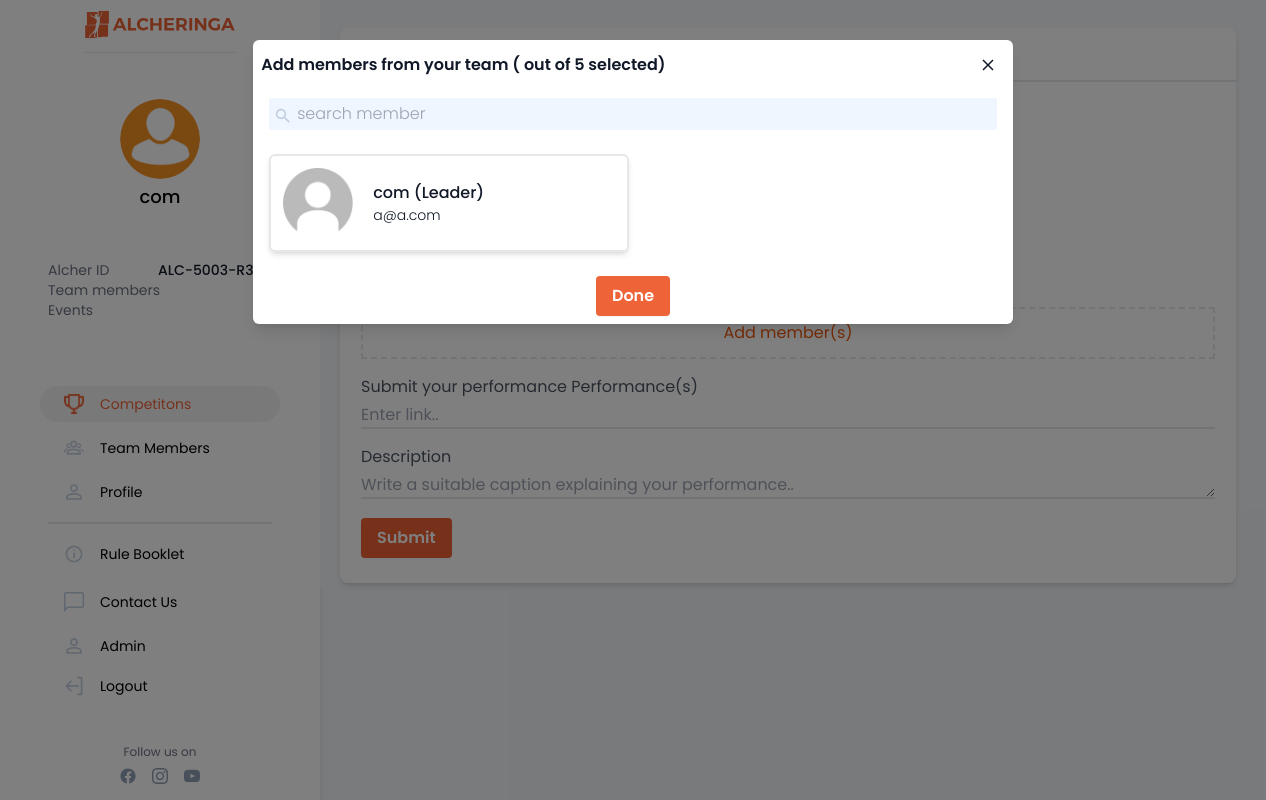
/competitions/register/d2606b2f-3c29-47aa-9bd4-3362717e6186 (signed in), run on the app's committed database.
### authentication/models.py (models this page shows, shortened)
class NewUser(AbstractBaseUser, PermissionsMixin):
    alcherid = models.CharField(
        max_length=255, blank=True, unique=True)
    id = models.SlugField(primary_key=True, default=uuid.uuid4)
    img = models.ImageField(upload_to="image_uploads/userdp/",
                            default='user-default.png')
    email = models.EmailField(_('email address'), unique=True)
    username = models.CharField(max_length=150, unique=True)
    collegename = models.CharField(max_length=150, unique=False)
    city = models.CharField(max_length=150, unique=False)
    fullname = models.CharField(max_length=150, blank=True)
    phone = PhoneNumberField(unique=False, blank=True)
    alternate_phone = PhoneNumberField(unique=False, blank=True,null=True)
    interest = models.ManyToManyField(
        "competitions.Module", related_name="interest")
    team_members=models.IntegerField(default=0)
    no_of_events_registered=models.IntegerField(default=0)
    date_joined = models.DateTimeField(default=timezone.now)
    provider = models.CharField(max_length=200, unique=False, default="email")
    about = models.TextField(_('about'), max_length=500, blank=True)
    is_staff = models.BooleanField(default=False)
    is_active = models.BooleanField(default=False)
    objects = CustomAccountManager()
    USERNAME_FIELD = 'email'
    REQUIRED_FIELDS = ['username']

### competitions/models.py (models this page shows, shortened)
class Competition(models.Model):
  id = models.SlugField(primary_key=True, default=uuid.uuid4)
  module=models.ForeignKey(Module,related_name='modulename',on_delete=models.CASCADE)
  event_name = models.CharField(max_length = 255)
  event_desc = models.CharField(max_length = 255)
  event_rules=models.TextField()
  min_members = models.IntegerField(default=1)
  max_members = models.IntegerField(default = 1)
  prize_worth = models.IntegerField()
  image = models.ImageField(upload_to="image_uploads/event_pics/", default='event_default.png')

### teams/models.py (models this page shows, shortened)
class TeamMembers(models.Model):
    GENDER_CHOICES = [
        ('M', 'Male'),
        ('F', 'Female'),
    ]
    id = models.SlugField(primary_key=True, default=uuid.uuid4)
    email = models.EmailField(unique=True)
    name = models.CharField(max_length=150, blank=True)
    phone = PhoneNumberField(unique=False, blank=True)
    gender = models.CharField(choices = GENDER_CHOICES,max_length=1,default='M')

### competitions/views.py (the view, shortened to what this page needs)
@login_required(login_url='login')
def registercompetition(request, slug):
    comp = Competition.objects.get(id=slug)
    reg_teams = CompTeam.objects.filter(leader=request.user, event=comp)
    team = Team.objects.get(leader=request.user)
    members_reg = []
    for rteam in reg_teams.all():
        members_reg += [member.id for member in rteam.members.all()]
    members_reg = set(members_reg)
    team_members = team.members.exclude(id__in=members_reg)
    return render(request, 'competitions/compreg.html', {'comp': comp, 'team_members': team_members,'active_page':'competitions' })

### competitions/models.py (called while the page is built)
    def __str__(self):
          return str(self.module)

### templates/competitions/compreg.html (shortened to what this page needs)
{% extends '../basictailwind.html'%}
{%load static%}
{% block body %}
<body x-data="{ showModal: false}" :class="{'overflow-y-hidden': showModal}" style="background-color: #F3F6F8;;">
    <div class="flex" style="background-color: #F3F6F8; height:100vh;">
        {% include "../navbar.html" %}
        <div class="flex">
            <div class="flex-grow">
                <div class="bg-white flex flex-grow" style="background-color: #F3F6F8;">
                    <div class="mx-4 flex-grow">
                        <br>
                        <div class="flex m-1">
                            <div class=" bg-white max-w-4xl rounded-lg w-screen shadow-md">
                                <div>
                                    <div class="py-3 pl-6  text-xl border-b-2 font-normal">Register</div>
                                        <div class="container px-5">
                                            <form id="add-member-form">
                                                <div class="flex flex-col sm:flex-row my-2 gap-3">
                                                    <div>
                                                        <div class="text-2xl font-medium"> {{comp.event_name}} </div>
                                                        <span class="text-base font-normal text-gray-600"> {{comp.module}}
                                                        </span>
                                                        <span>
                                                            <a href="{% url 'viewrules' slug=comp.id %}"
                                                                target="_blank"><span
                                                                    class="text-xs text-orange-600 font-medium">
                                                                </span>
                                                            </a>
                                                        </span>
                                                        <div class="py-2">
                                                        </div>
                                                        <div class="text-base font-normal text-gray-600">Total Prizes Worth
                                                        </div>
                                                        <div class="text-xl font-medium">₹{{comp.prize_worth}}</div>
                                                    </div>
                                                </div>
                                                <div class="py-3 mx-auto border border-white bg-white">
                                                    <div class="font-normal pt-4 text-gray-600 text-base">Add members *</div>
                                                    <div class="py-3 px-6 mt-2 border-dashed border-2 font-normal text-orange-600 w-full text-center cursor-pointer"
                                                        @click="showModal = true;modalstart();" id="add_members_old">
                                                        Add member(s)</div>
                                                    <div class="font-normal pt-4 text-gray-600 text-base">Submit your performance Performance(s)</div>
                                                    <input type="text" name="link" placeholder="Enter link.." class="mt-1 w-full border-b-2" id="link">
                                                    <div class="font-normal pt-4 text-gray-600 text-base">Description</div>
                                                    <textarea name="description" class="mt-1 w-full border-b-2" rows="1"
                                                        placeholder="Write a suitable caption explaining your performance.."
                                                        id="description"></textarea>
                                                    <button type="submit"
                                                        class="my-3 hover:bg-red-700 text-white inline-block py-2 px-4 rounded shadow-sm font-semibold text-base" style="background-color: #EE6337;">Submit</button>
                                                </div>
                                            </form>
                                        </div>
                                </div>
                            </div>
                        </div>
                    </div>
                </div>
            </div>
        </div>
    </div>
    {%include 'competitions/add_member_modal.html'%}
</body>
{%endblock%}

### templates/navbar.html (shortened to what this page needs)
{%load static%}
  <nav class="w-80 hidden sm:block bg-white rounded shadow-md">
    <div class="w-80 h-screen flex flex-col justify-between bg-white border-gray-400 px-12 fixed float-left">
      <a href="/"><img src="{% static 'imgs/alcher_orange.svg'%}" class="mt-2 mx-auto pb-3 border-b" width="150px" height="40px" alt="logo" border="0" /></a>
      <div class="flex flex-col justify-center my-1">
        <img style="height : 80px; width : 80px; border-radius: 50%;" src="{{request.user.img.url}}" alt="profile pic" border="0"
                class="mx-auto rounded-full" />
        <div class="mt-1 font-medium text-lg text-center">{{request.user.username}}</div>
      </div>
      <div class="flex flex-col justify-center my-1">
        <div class="text-sm text-gray-500 flex justify-between flex-wrap items-center"><p>Alcher ID</p>
          <p class="text-gray-900 font-medium">
            {{request.user.alcherid}}
          </p></div>
        <div class="text-sm text-gray-500 flex justify-between flex-wrap items-center"><p>Team members</p>
          <p class="text-gray-900 font-medium">
          </p>
          </div>
        <div class="text-sm text-gray-500 flex justify-between flex-wrap  items-center"><p>Events</p>
          <p class="text-gray-900 font-medium">
          </p>
          </div>
      </div>
      <div class="pt-2 mt-2 mb-4 flex flex-col justify-center md:text-md text-sm items-center">
        <a href="{%url 'showallcompetitions'%}"><div class="rounded-full flex items-center flex-nowrap my-1 py-2 pl-6 w-60 hover:border-0 hover:bg-gray-100" id="competitions">
         <img src="{% static 'icons/nav/normal/competitions.png'  %}" alt="" class="h-5 w-5 object-cover">
          <p class="pl-4 font-mediums">Competitons</p>
        </div></a>
        <a href="{%url 'team'%}"><div class="rounded-full flex items-center flex-nowrap my-1 py-2 w-60 pl-6 hover:border-0 hover:bg-gray-100" id="team">
          <img src="{% static 'icons/nav/normal/team.png' %}" alt="" class="h-5 w-5 object-cover">
          <p class="pl-4 font-mediums">Team Members</p>
        </div></a>
        <a href='{%url 'profile'%}'>
        <div class="rounded-full flex items-center flex-nowrap my-1 py-2 w-60 pl-6 hover:border-0 hover:bg-gray-100 mb-3" id="profile">
          <img src="{% static 'icons/nav/normal/profile.png' %}" alt="" class="h-5 w-5 object-cover">
          <p class="pl-4 font-mediums">Profile</p>
        </div>
        </a>
        <hr class="border bg-gray-200 w-full" />
        <a href="s"><div class="rounded-full flex items-center flex-nowrap my-2 py-2 w-60 pl-6 hover:border-0 hover:bg-gray-100 mt-3">
          <img src="{% static 'icons/nav/normal/rulebook.png' %}" alt="" class="h-5 w-5 object-cover">
          <p class="pl-4 font-mediums" id="rulebook">Rule Booklet</p>
        </div></a>
        <a href="n"><div class="rounded-full flex items-center flex-nowrap my-1 py-2 w-60 pl-6 hover:border-0 hover:bg-gray-100">
          <img src="{% static 'icons/nav/normal/contact.png' %}" alt="" class="h-5 w-5 object-cover">
          <p class="pl-4 font-mediums" id="contactus">Contact Us</p>
        </div></a>
        {%if request.user.is_staff%}
        <a href="/admin" target="_blank"><div class="rounded-full flex items-center flex-nowrap my-1 py-2 pl-6 w-60 hover:border-0 hover:bg-gray-100">
          <img src="{% static 'icons/nav/normal/admin.png' %}" alt="" class="h-5 w-5 object-cover">
          <p class="pl-4 font-mediums">Admin</p>
        </div></a>
        {%endif%}
        <a href='{% url 'logout'%}'>
        <div class="rounded-full flex items-center flex-nowrap py-2 pl-6 w-60 hover:border-0 hover:bg-gray-100">
          <img src="{% static 'icons/nav/normal/logout.png' %}" alt="" class="h-5 w-5 object-cover">
          <p class="pl-4 font-mediums">Logout</p>
        </div>
        </a>
        <br>
        <br>
        <div>
            <div style="text-align:center">
                <p class="text-xs text-gray-500">Follow us on</p>
                <div class=" flex justify-center space-x-4 mt-2">
                  <a style="cursor:pointer;" href="https://www.facebook.com/alcheringaiitg" target="_blank">
                    </a>
                  <a style="cursor:pointer;" href="https://www.instagram.com/alcheringaiitg/" target="_blank">
                    </a>
                  <a style="cursor:pointer;" href="https://twitter.com/alcheringaiitg" target="_blank">
                    </a>
                </div>
            </div>
        </div>
      </div>
    </div>
  </nav>

### templates/competitions/add_member_modal.html (shortened to what this page needs)
{%load static%}
<div class="fixed inset-0 w-full h-full z-20 bg-black bg-opacity-50 duration-300 overflow-y-auto" id="addmodal" x-show="showModal"
        x-transition:enter="transition duration-300" x-transition:enter-start="opacity-0"
        x-transition:enter-end="opacity-100" x-transition:leave="transition duration-300"
        x-transition:leave-start="opacity-100" x-transition:leave-end="opacity-0">
        <div class="relative sm:w-3/4 md:w-3/4 lg:w-3/5 mx-2 sm:mx-auto my-10 opacity-100" id="add-member-modal">
            <div class="relative bg-white shadow-lg rounded-md text-gray-900 z-20"id="add-member-modal2" @click.away="showModal = false"
                x-show="showModal" x-transition:enter="transition transform duration-300" x-transition:enter-start="scale-0"
                x-transition:enter-end="scale-100" x-transition:leave="transition transform duration-300"
                x-transition:leave-start="scale-100" x-transition:leave-end="scale-0">
                <header class="flex items-center justify-between p-2">
                    <h2 class="font-semibold">Add members from your team (<span id="selectedelements"> </span> out of {{comp.max_members}} selected)</h2>
                    <button class="focus:outline-none p-2" @click="showModal = false">
                        <svg class="fill-current" xmlns="http://www.w3.org/2000/svg" width="18" height="18" viewBox="0 0 18 18">
                            <path
                                d="M14.53 4.53l-1.06-1.06L9 7.94 4.53 3.47 3.47 4.53 7.94 9l-4.47 4.47 1.06 1.06L9 10.06l4.47 4.47 1.06-1.06L10.06 9z">
                            </path>
                        </svg>
                    </button>
                </header>
                <div class="mx-4 my-2 bg-blue-50 rounded-sm flex">
                    <div class="p-1">
                    </div>
                    <div class="flex-grow">
                        <input type="search" class="py-1 bg-blue-50 font-light text-base" placeholder="search member" />
                    </div>
                </div>
                <div class="p-3 grid grid-cols-1 sm:grid-cols-2">
                    {%for member in team_members%}
                    <div class="m-1 p-3 flex border-2 rounded-md shadow-md relative cursor-pointer team_members_card" id="card{{member.id}}"onclick="select('{{member.id}}')">
                        <img width="70" height="70" src="{%static 'imgs/user-default.png'%}" alt="profile" border="0" />
                        <div class="mx-5 my-auto">
                            <div class="font-medium text-base">{{member.name}}  {%if member.email == request.user.email%}(Leader){%endif%}</div>
                            <div class="font-light text-sm">{{member.email}}</div>
                        </div>
                    </div>
                    {%endfor%}
                </div>
                <footer  class="p-2 text-center">
                    <button  style="background-color: #EE6337;" class="hover:bg-red-700 text-white inline-block py-2 px-4 rounded shadow-sm font-semibold text-base"id="confirm-select"  @click="showModal = false">Done</button>
                </footer>
            </div>
        </div>
    </div>

### templates/basictailwind.html (style rules this page uses)
body { font-family: 'Poppins', sans-serif; }

### templates/competitions/compreg.html (style rules this page uses)
input, textarea:focus { outline: none; }

### data on the page
NewUser: user.img (placeholder picture), user.username "com", user.alcherid "ALC-5003-R3xw"
Competition: max_members "5"
TeamMembers: name "com", shows "(Leader)", email "a@a.com"
